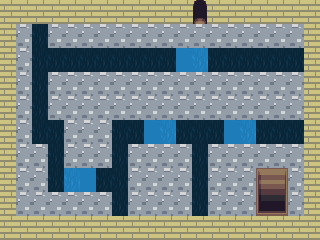

Tiled map render using the project's own tile images. Description and the whole map definition, tile-layer contents included, below:
An orthogonal 20x10 tile map with 16x24 px tiles, 3 tile layers (Tile Layer 1, Tile Layer 2, collision), 3 tilesets and 1 object (teleport).

<map version="1.8" tiledversion="1.8.2" orientation="orthogonal" renderorder="right-down" width="20" height="10" tilewidth="16" tileheight="24" infinite="0" nextlayerid="5" nextobjectid="7">
 <tileset firstgid="1" source="house_int.tsx" />
 <tileset firstgid="1001" source="collisions.tsx" />
 <tileset firstgid="1161" source="home.tsx" />
 <layer id="1" name="Tile Layer 1" width="20" height="10">
  <data encoding="csv">
81,81,81,81,81,81,81,81,81,81,81,81,81,81,81,81,81,81,81,81,
81,287,1459,287,287,287,287,287,287,287,287,287,287,287,287,287,287,287,287,81,
81,287,1459,1459,1459,1459,1459,1459,1459,1459,1459,1444,1459,1459,1459,1459,1459,1459,1459,81,
81,287,1459,287,287,287,287,287,287,287,287,287,287,287,287,287,287,287,287,81,
81,287,1459,287,287,287,287,287,287,287,287,287,287,287,287,287,287,287,287,81,
81,287,1459,1459,287,287,287,1459,1459,1444,1459,1459,1459,1459,1444,1459,1459,1459,1459,81,
81,287,287,1459,287,287,287,1459,287,287,287,287,1459,287,287,287,287,287,287,81,
81,287,287,1459,1459,1444,1459,1459,287,287,287,287,1459,287,287,287,0,0,287,81,
81,287,287,287,287,287,287,1459,287,287,287,287,1459,287,287,287,0,0,287,81,
81,81,81,81,81,81,81,81,81,81,81,81,81,81,81,81,81,81,81,81
</data>
 </layer>
 <layer id="2" name="Tile Layer 2" width="20" height="10">
  <data encoding="csv">
0,0,0,0,0,0,0,0,0,0,0,0,86,0,0,0,0,0,0,0,
0,0,0,0,0,0,0,0,0,0,0,0,0,0,0,0,0,0,0,0,
0,0,0,0,0,0,0,0,0,0,0,0,0,0,0,0,0,0,0,0,
0,0,0,0,0,0,0,0,0,0,0,0,0,0,0,0,0,0,0,0,
0,0,0,0,0,0,0,0,0,0,0,0,0,0,0,0,0,0,0,0,
0,0,0,0,0,0,0,0,0,0,0,0,0,0,0,0,0,0,0,0,
0,0,0,0,0,0,0,0,0,0,0,0,0,0,0,0,0,0,0,0,
0,0,0,0,0,0,0,0,0,0,0,0,0,0,0,0,601,602,0,0,
0,0,0,0,0,0,0,0,0,0,0,0,0,0,0,0,641,642,0,0,
0,0,0,0,0,0,0,0,0,0,0,0,0,0,0,0,0,0,0,0
</data>
 </layer>
 <layer id="3" name="collision" width="20" height="10" opacity="0.7">
  <data encoding="csv">
0,0,0,0,0,0,0,0,0,0,0,0,0,0,0,0,0,0,0,0,
0,0,1016,0,0,0,0,0,0,0,0,0,0,0,0,0,0,0,0,0,
0,0,1016,1016,1016,1016,1016,1016,1016,1016,1016,0,1444,1016,1016,1016,1016,1016,1016,0,
0,0,1016,0,0,0,0,0,0,0,0,0,0,0,0,0,0,0,0,0,
0,0,1016,0,0,0,0,0,0,0,0,0,0,0,0,0,0,0,0,0,
0,0,1016,1016,0,0,0,1016,1016,0,1444,1016,1016,1016,0,1444,1016,1016,1016,0,
0,0,0,1016,0,0,0,1016,0,0,0,0,1016,0,0,0,0,0,0,0,
0,0,0,1016,1444,0,1016,1016,0,0,0,0,1016,0,0,0,0,0,0,0,
0,0,0,0,0,0,0,1016,0,0,0,0,1016,0,0,0,0,0,0,0,
0,0,0,0,0,0,0,0,0,0,0,0,0,0,0,0,0,0,0,0
</data>
 </layer>
 <objectgroup id="4" name="objects" visible="0">
  <object id="5" type="teleport" gid="1041" x="258.615" y="191.943" width="27.9291" height="24">
   <properties>
    <property name="teleport" value="cavern1,16,4" />
   </properties>
  </object>
 </objectgroup>
</map>
